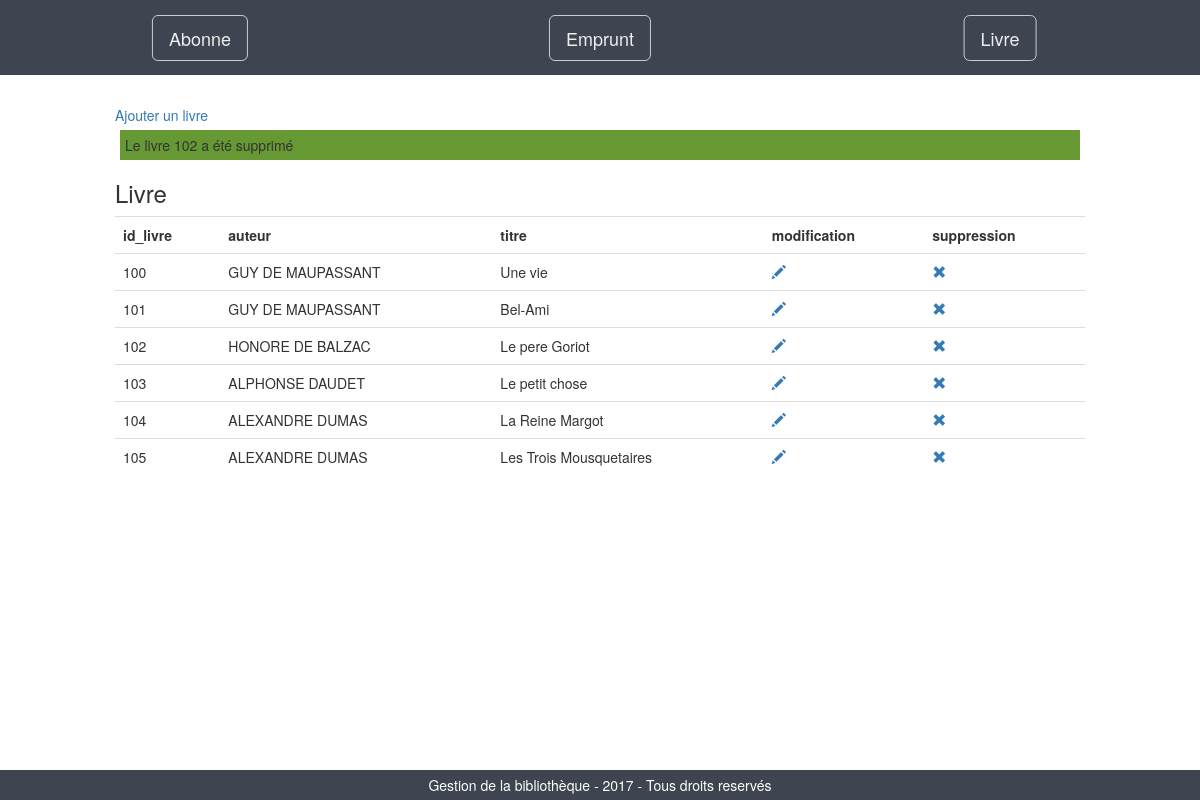
The page /?action=suppression_livre&id_livre=102 on the database its author committed.
### tables this page shows
CREATE TABLE `livre` (
  `id_livre` int(3) NOT NULL AUTO_INCREMENT,
  `auteur` varchar(25) NOT NULL,
  `titre` varchar(50) NOT NULL,
  PRIMARY KEY (`id_livre`)
);

### inc/livre.inc.php (the view, shortened to what this page needs)
<?php
if (isset($_GET['action']) && $_GET['action']==='suppression_livre') {
	$message.="<div class=\"success\">Le livre $_GET[id_livre] a été supprimé</div>";
}
if (isset($_GET['table']) && $_GET['table'] === 'livre') {
$livre=$pdo->prepare("SELECT * FROM livre");
$livre->execute();
$content.= '<a href="?action=ajout_livre">Ajouter un livre</a>';
$content.=$message;
$content.= "<h3>Livre</h3>";
$content.= "<table class=\"table table-hover\">";
$content.= "<tr>";
for ($i=0; $i<$livre->columnCount(); $i++) {
	$column=$livre->getColumnMeta($i);
	$content.= "<th>$column[name]</th>";
}
$content.= "<th>modification</th>";
$content.= "<th>suppression</th>";
$content.= "</tr>";
while ($array_livre=$livre->fetch(PDO::FETCH_ASSOC)) {
	$content.= "<tr>";
	foreach ($array_livre as $key => $value) {
		$content.= "<td>$value</td>";
	}
$content.= '<td><a href="?action=modification_livre&id_livre='.$array_livre['id_livre'].'"><span class="glyphicon glyphicon-pencil"></span></a></td>';
$content.= '<td><a href="?action=suppression_livre&id_livre='.$array_livre['id_livre'].'"><span class="glyphicon glyphicon-remove"></span></a></td>';
$content.= "</tr>";
}
$content.= "</table>";
}
?>

### css/style.css (style rules this page uses)
html { position:relative; min-height: 100%; }
.success { background: #669933; padding: 5px; margin: 5px; }

### rows shown on the page
livre: id_livre "100", auteur "GUY DE MAUPASSANT", titre "Une vie"
livre: id_livre "101", auteur "GUY DE MAUPASSANT", titre "Bel-Ami"
livre: id_livre "102", auteur "HONORE DE BALZAC", titre "Le pere Goriot"
livre: id_livre "103", auteur "ALPHONSE DAUDET", titre "Le petit chose"
livre: id_livre "104", auteur "ALEXANDRE DUMAS", titre "La Reine Margot"
livre: id_livre "105", auteur "ALEXANDRE DUMAS", titre "Les Trois Mousquetaires"

### other values the page prints
$_GET[id_livre] "102"
$column[name] "id_livre"
$column[name] "auteur"
$column[name] "titre"
